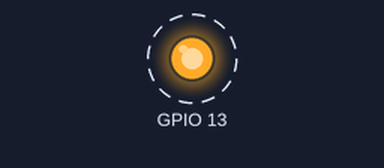
Simulated run of this sketch. Board: ESP32. On the bench: output pins drawn as LEDs (lit = HIGH). Dashed ring = blinking. What the sketch prints to the serial monitor is not drawn.

Above: at 0.2 s.
Timing chart, 0 to 3.0 s (numbered marks = the images above):
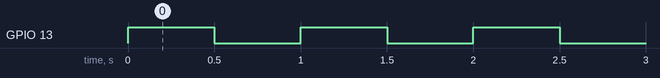

The sketch:

blink.ino
```cpp
/*
 * This ESP32 code is created by esp32io.com
 *
 * This ESP32 code is released in the public domain
 *
 * For more detail (instruction and wiring diagram), visit https://esp32io.com/tutorials/esp32-led-blink
 */

// the setup function runs once when you press reset or power the board
void setup() {
  // initialize digital pin GPIO18 as an output.

  Serial.begin(115200);
  Serial.println("Hello, ESP32!");
  pinMode(13, OUTPUT);
}

// the loop function runs over and over again forever
void loop() {
  digitalWrite(13, HIGH); // turn the LED on

  Serial.println("HIGH, ESP32!");
  delay(500);             // wait for 500 milliseconds
  digitalWrite(13, LOW);  // turn the LED off

  Serial.println("LOW, ESP32!");
  delay(500);

}
```

Measured:
- by itself, GPIO 13: alternates HIGH for 0.50 s and LOW for 0.50 s
